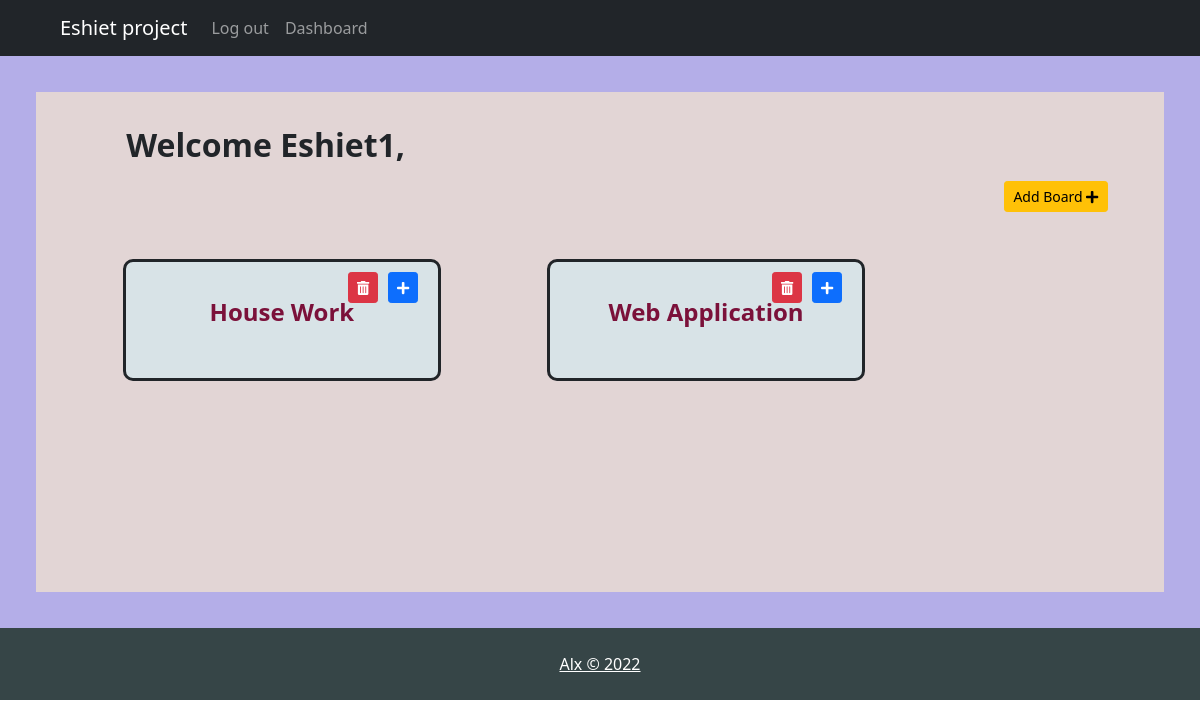
The app's page /dashboard/Eshiet1 (signed in) with its own data.
### main.py (models this page shows, shortened)
class User(UserMixin, db.Model):
    __tablename__ = "users"
    id = db.Column(db.Integer, primary_key=True)
    username = db.Column(db.String, nullable=False)
    email = db.Column(db.String, nullable=False, unique=True)
    password = db.Column(db.String, nullable=False, unique=True)
    tasks = relationship("Task", cascade="all,delete", backref="creator", lazy=True)
    subscriptions = db.relationship("Tag", secondary="association", backref=db.backref("subscribers", lazy="dynamic"))

class Tag(db.Model):
    __tablename__ = "tags"
    id = db.Column(db.Integer, primary_key=True)
    tag_name = db.Column(db.String, nullable=False, unique=True)
    tasks = relationship("Task", cascade="all,delete", backref="task_tag", lazy=True)

### main.py (the view)
@app.route("/dashboard/<username>")
@login_required
def show_dashboard(username):
    user_tasks = Task.query.filter_by(creator_id=current_user.id).all()
    user_tags = []
    for tag in Tag.query.all():
        if current_user in tag.subscribers:
            user_tags.append(tag)
    return render_template("dashboard-real.html", current_user=current_user, user_tasks=user_tasks, tags=user_tags)

### main.py (called while the page is built)
@login_manager.user_loader
def load_user(user_id):
    return User.query.get(user_id)

### templates/dashboard-real.html (shortened to what this page needs)
{% include 'header.html' %}
</section>
<section class="dashboard-section">
    <div class="dashboard">
        <h1 style="margin-left: 8%;" class="dash-heading">Welcome {{ current_user.username }},</h1>
        <div class="boards">
            <a href="{{ url_for('add_new_tag') }}" type="button" class="add-board-btn btn btn-warning btn-sm">Add Board
                <i class="fas fa-plus"></i></a>
            {% for tag in tags %}
            <div class="board">
                <h3 class="tag-header">{{ tag.tag_name }}</h3>
                <div class="board-buttons">
                    <p style="text-align:right;">
                        <a style="position:absolute; right:20px; top:10px;" type="button"
                           href="{{ url_for('add_task') }}"
                           class="btn btn-primary btn-sm"><i class="fas fa-plus"></i></a>
                        <a style="position:absolute; right:60px; top:10px;" type="button"
                           href="{{ url_for('delete_tag', tag_id=tag.id) }}" class="btn btn-danger btn-sm"><i
                                class="fas fa-trash-alt"></i></a>
                    </p>
                </div>
            </div>
            {% endfor %}
        </div>
    </div>
</section>
{% include 'footer.html' %}

### static/styles.css (style rules this page uses)
.dashboard-section { background-color: #b4aee8; padding: 3%; }
.dashboard { background-color: #e2d5d5; padding-top: 3%; min-height: 500px; }
.dash-heading { font-size: 2rem; font-weight: bold; }
.boards { display: flex; overflow-x: auto; padding: 3%; background-color: #e2d5d5; position: relative; }
.board { text-align: center; min-height: 100%; min-width: 30%; margin: 5%; border: solid; height: auto; border-radius: 10px; padding: 3%; background-color: #d8e3e7; position: relative; }
.tag-header { font-size: 1.5rem; line-height: 1.5; font-weight: bold; color: #7b113a; }
.add-board-btn { position: absolute; top: 3%; right: 5%; }

### records on screen
User: username "Eshiet1"
Tag: tag_name "House Work"
Tag: tag_name "Web Application"
